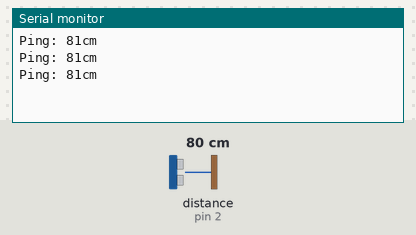
The sketch below on a simulated Arduino Uno, built with avr-gcc and run on an emulated ATmega328P. Parts: the last lines printed to the serial monitor. The inputs (shaded band) are chosen by the test bench; at power-on: distance to the obstacle (sensor on pin 2) 80 cm. The echo pulse lasts 58.3 µs per cm.

Above: at 1.3 s.
1.4 s: distance to the obstacle (sensor on pin 2) set to 2 cm
At 1.9 s:
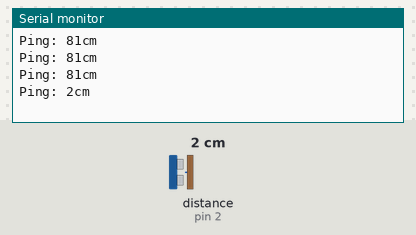
2.9 s: distance to the obstacle (sensor on pin 2) set to 4 cm
At 3.4 s:
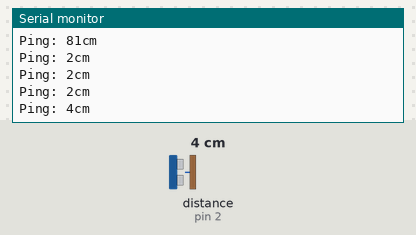
Timing chart, 0 to 5.9 s (numbered marks = the images above; inputs shaded):
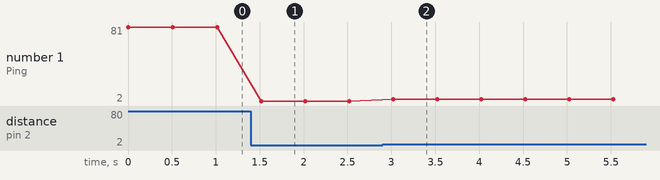

Measured:
- after the input at 1.4 s, the serial monitor: prints a new line after 0.12 s (image 1)
- after the input at 2.9 s, the serial monitor: prints a new line after 0.12 s (image 2)
- plotted number 1: 81 → 2 after the input at 1.4 s, 2 → 4 after the input at 2.9 s

The sketch:

Sonar_sensor.ino
```cpp
//Distance measurement

#include "Wire.h"
#include "NewPing.h"   // this library should be downloaded

#define En_pin 2  //digital pin 2 for Echo
#define D4_pin 4  //digital pin 4 for Trig

#define ECHO_PIN 2 // Arduino pin tied to echo pin on the ultrasonic sensor.
#define TRIGGER_PIN 4 // Arduino pin tied to trigger pin on the ultrasonic sensor.
#define MAX_DISTANCE 500 // Maximum distance we want to ping for (in centimeters). Maximum sensor distance is rated at 400-500cm.
                          //over this distance, result is 0cm

NewPing sonar(TRIGGER_PIN, ECHO_PIN, MAX_DISTANCE); // NewPing setup of pins and maximum distance.

void setup()
{
  Serial.begin(9600);
}

void loop()
{
  unsigned int uS = sonar.ping(); // Send ping, get ping time in microseconds (uS).
  /* The following is for monitor visualisation */

  Serial.print("Ping: ");
  Serial.print(uS / US_ROUNDTRIP_CM); // Convert ping time to distance in cm and print result (0 = outside set distance range)
  Serial.println("cm");


  /* The following is for processing visualisation */
  //Serial.write(uS / US_ROUNDTRIP_CM); // Convert ping time to distance in cm and print result (0 = outside set distance range)

  delay(500);
}
```
